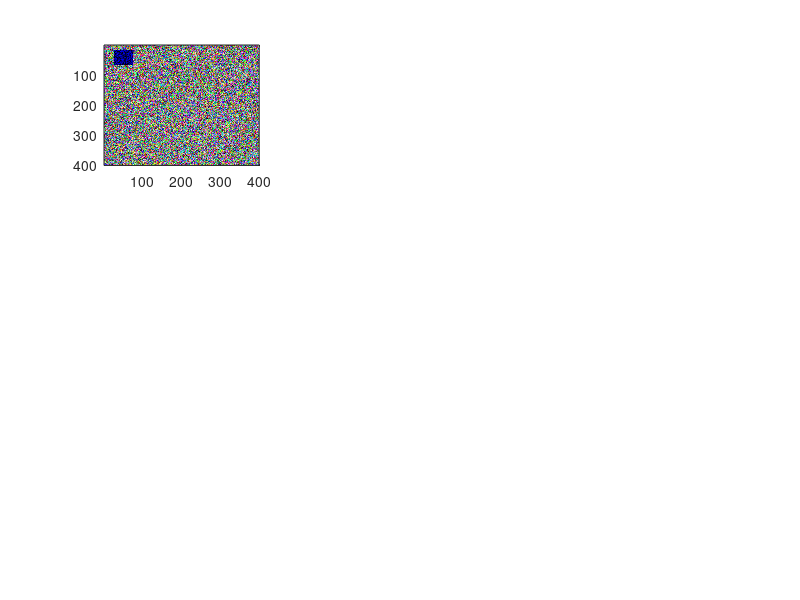

Recreate this plot in MATLAB. (Note: this script raises an error after producing the figure.)
function swarp(Is,bbs)

if ~exist('Is','var')
  %% generate fake data
  K = 9;
  for i = 1:K
    Is{i} = rand(400,400,3);
    b = ceil(rand(1,2)*100);
    rf = max(50,round(100*(randn(1,1)+1)));
    b = [b b+rf];
    bbs(i,:) = b;
    Is{i}(b(2):b(4),b(1):b(3),1:2)=0;
  end
end

K = length(Is);
KKK = ceil(sqrt(K));
figure(1)
clf
for i = 1:K
  subplot(KKK,KKK,i)
  imagesc(Is{i})
  plot_bbox(bbs(i,:));
  imbbs(i,:) = [1 1 size(Is{i},2) size(Is{i},1)];
  plot_bbox(imbbs(i,:),'',[0 0 0])
  axis image
  axis off
end


b = [400 400 600 600];
for i = 1:K
  xform = find_xform(bbs(i,:), b);
  result(i,:) = apply_xform(imbbs(i,:), xform);
end

MAXDIM = 1000;
min1 = min(result(:,1))
min2 = min(result(:,2));
o = [min1 min2 min1 min2]-1;
b = b - o;
result = result - repmat(o,size(result,1),1);

max1 = max(result(:,3));
max2 = max(result(:,4));

maxer1 = ceil(max1);
maxer2 = ceil(max2);
totalI = zeros(maxer2,maxer1,3);

[xxx,yyy] = meshgrid(1:size(totalI,2),1:size(totalI,1));
points = [xxx(:) yyy(:) xxx(:) yyy(:)];

for i = 1:size(result,1)
  %find xform from center box to original box
  xform = find_xform(b,bbs(i,:));
  newpoints = apply_xform(points,xform);
  
%   xform = find_xform(bbs(i,:), b);
%   result(i,:) = apply_xform(imbbs(i,:), xform);
%   d = result(i,:);
%   d([1 2]) = ceil(d([1 2]));
%   d([3 4]) = floor(d([3 4]));

%   xform = find_xform(b,bbs(i,:));
% ;
  
  
  clear zi
  for q = 1:3
    zi(:,q) = interp2(Is{i}(:,:,q),newpoints(:,1),newpoints(:,2));
  end

  zi(isnan(zi))=0;

  zi = reshape(zi,size(totalI,1),size(totalI,2),3);
  older = totalI;
  totalI = totalI + zi;

  %figure(2)

  %imshow(zi)
  %drawnow

  %keyboard
  imwrite(zi,sprintf('filer%05d.png',i));
end

totalI = totalI / size(result,1);


%totalI = max(0.0,min(1.0,totalI));
figure(2)
clf

imagesc(totalI)
plot_bbox(b,'center');
plot_bbox(result,'',[0 0 0]);
axis image
axis off
drawnow
